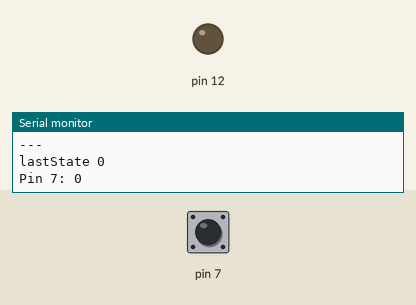
Recording of a sketch running on a simulated Arduino Uno, built with avr-gcc and run on an emulated ATmega328P. Parts: output pins drawn as LEDs (lit = HIGH), the last lines printed to the serial monitor. The inputs (shaded band) are chosen by the test bench; at power-on: pin 7 HIGH.

Above: at 1.2 s.
1.3 s: pin 7 pulsed LOW 5 times (0.12 s each, 0.3 s apart)
At 2.3 s:
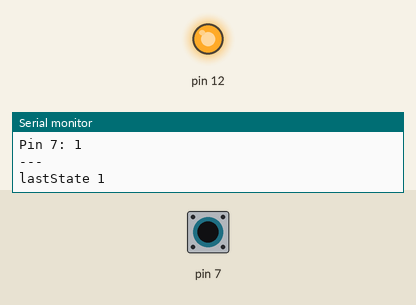
Timing chart, 0 to 4.3 s (numbered marks = the images above; inputs shaded):
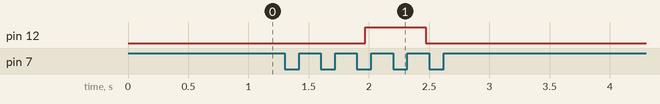

Measured:
- after the input at 1.3 s, pin 12: LOW → HIGH after 0.67 s, → LOW 0.50 s later

The sketch:

exe1.7.ino
```cpp
bool trueReading=false;
bool lastState=false;

//Nota: 50ms é um bom valor para o mundo real
//mas no tinkercad é algo lento - ajustado para 20
unsigned long debounceDelay=20;
unsigned long bounce;
int count=0;

void setup(){
  pinMode(7,INPUT_PULLUP);
  pinMode(12,OUTPUT);
  Serial.begin(9600);
}

void loop(){
  bool btt=!(digitalRead(7));
  Serial.print("Pin 7: ");
  Serial.println(btt);
  Serial.println("---");
  Serial.print("lastState ");
  Serial.println(lastState);

  if (btt!=lastState) {
    bounce=millis();
  }

  if ((millis()- bounce)> debounceDelay){
    if (btt!=trueReading) {
      trueReading=btt;

      if (trueReading==true) {
        count=count+1;

        if (count>=3) {
          digitalWrite(12,HIGH);
          delay(500);
          digitalWrite(12,LOW);
          delay(500);
          count=0;
        }
      }
    }
  }
  lastState=btt;
}
```
